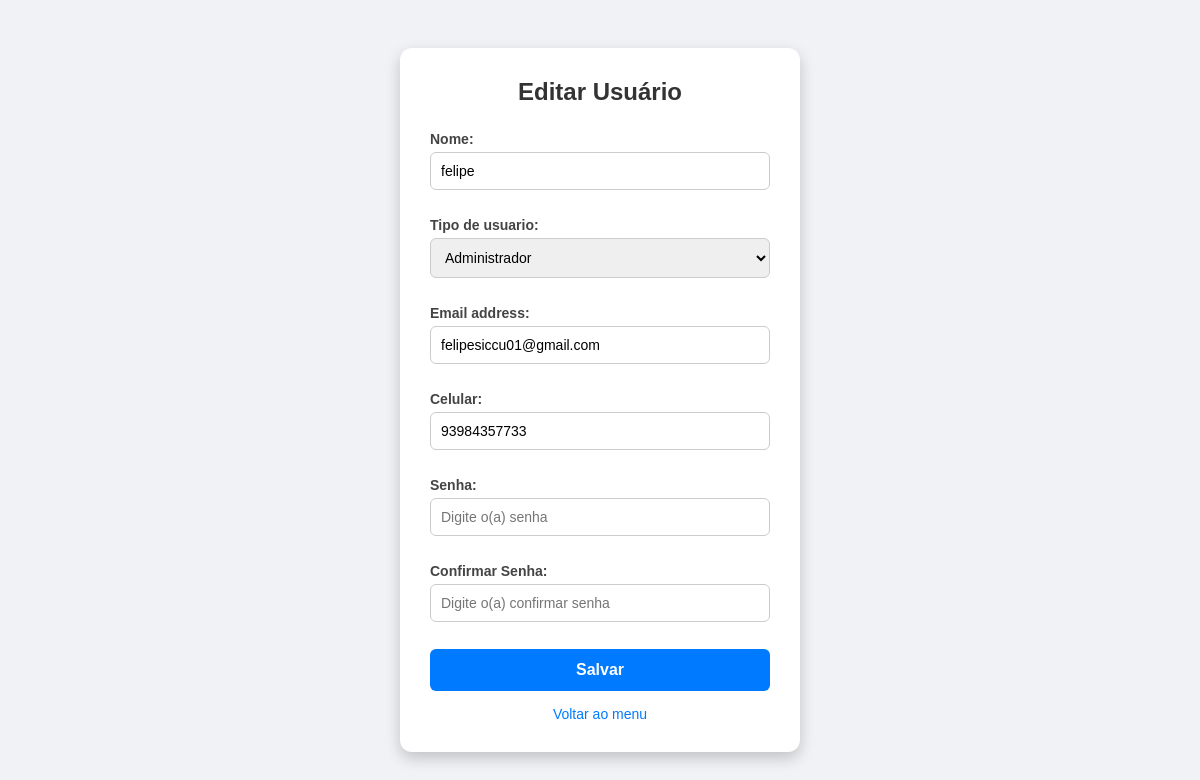
The page /usuario/usuarios/editar/2/ on the database as committed earlier.
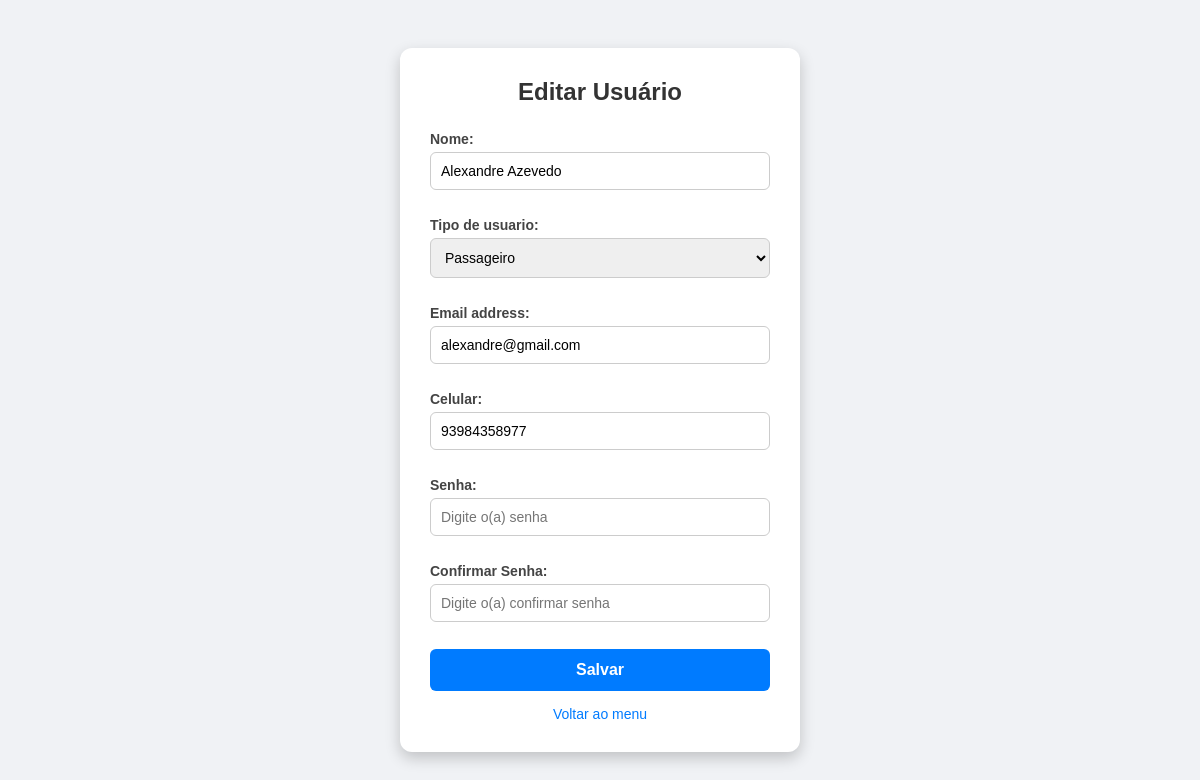
The same page on the database as committed later.
### Usuario/models.py (models this page shows, shortened)
class Usuario(AbstractUser):  # Alterado de models.Model para AbstractUser
    TIPO_CHOICES = [
        ('cliente', 'Passageiro'),
        ('guiche', 'Guichê / Operador'),
        ('administrador', 'Administrador'),
    ]
    nome = models.CharField(max_length=100)
    tipo_de_usuario = models.CharField(max_length=50, choices=TIPO_CHOICES)
    celular = models.CharField(max_length=20)

### Usuario/views.py (the view)
# urls.py: path('usuarios/editar/<int:id>/', views.editar_usuario, name='editar_usuario'),
def editar_usuario(request, id):
    usuario = get_object_or_404(Usuario, id=id)
    if request.method == "POST":
        form = UsuarioCadastroForm(request.POST, instance=usuario)
        if form.is_valid():
            usuario_editado = form.save(commit=False)
            usuario_editado.username = form.cleaned_data["email"]
            if form.cleaned_data.get("senha"):
                usuario_editado.set_password(form.cleaned_data["senha"])
            usuario_editado.save()
            return redirect("listar_usuarios")
    else:
        form = UsuarioCadastroForm(instance=usuario)
    return render(request, "Usuario/cadastrar_usuario.html", {"form": form, "editando": True})

### Usuario/formulario.py (shortened to what this page needs)
class UsuarioCadastroForm(BootstrapModelForm):
    senha = forms.CharField(label="Senha", widget=forms.PasswordInput())
    confirmar_senha = forms.CharField(label="Confirmar Senha", widget=forms.PasswordInput())
    class Meta:
        model = Usuario
        fields = ["nome", "tipo_de_usuario", "email", "celular", "senha"]

### Usuario/templates/Usuario/cadastrar_usuario.html (shortened to what this page needs)
{% load static %}
<link rel="stylesheet" href="{% static 'Usuario/css/estilo.css' %}">
<!DOCTYPE html>
<html lang="pt-br">
<head>
    <link rel="stylesheet" href="{% static 'Usuario/css/estilo.css' %}?v=6">
</head>
<body>
<div class="caixa">
    <h1>{% if editando %}Editar Usuário{% else %}Cadastrar Usuário{% endif %}</h1>
    <form method="post">
        {{ form.as_p }}
        <button type="submit" class="btn-azul">Salvar</button>
    </form>
    <a href="{% url 'menu' %}" class="link-padrao">Voltar ao menu</a>
</div>
</body>
</html>

Rows that differ between the two databases and show on the page:
changed Usuario: nome "felipe" → "Alexandre Azevedo"; tipo_de_usuario "Administrador" → "Passageiro"; email "felipesiccu01@gmail.com" → "alexandre@gmail.com"; celular "93984357733" → "93984358977"
